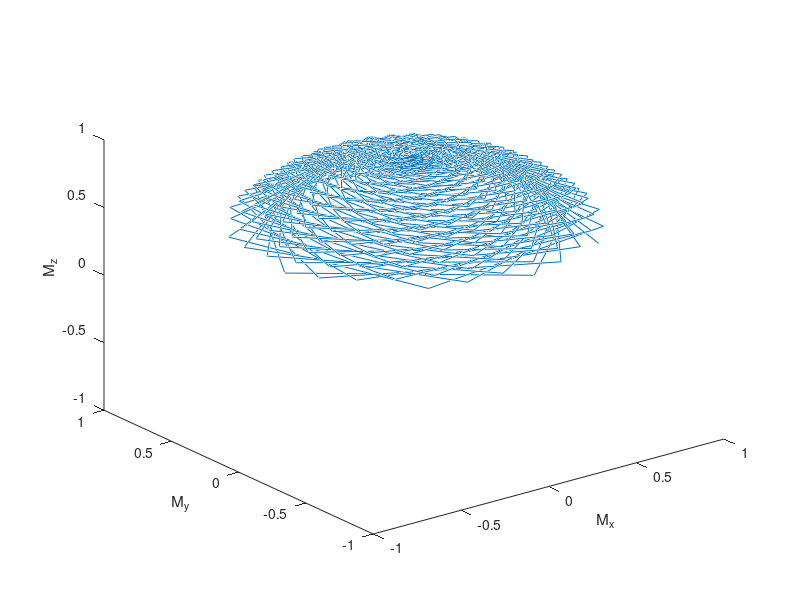

MATLAB code for this plot: (Note: this script raises an error after producing the figure.)
clear;
close all;

    gamma = 2 * pi * 42.58e6; %rad/(s*T)
    T1 = 300e-3; %縦緩和時間;    %s
    T2 = 150e-3; %横緩和時間;    %s
    B0 = 0.3; %静磁場         %T
    b_x0 = 1e-5; %B1のt=0でのx成分 %T
    b_y0 = 0; %B1のt=0でのy成分 %T
    omega_0 = gamma * B0;%一次回転座標の角周波数(B1の角周波数)

    %M_hは斉時解(ベクトル)
    %M_sは特解(ベクトル)
    M_inf = 1;%熱平衡状態でのM_zの値(スカラー)
    timesize =  4e-4;
    h =1e-6; %stepのこと
    i = 1;

    M_x = zeros(1,int8(timesize/h)); %ここ要相談
    M_y = zeros(1,int8(timesize/h));
    M_z = zeros(1,int8(timesize/h));

    R1 = 2*pi/T1; %rad
    R2 = 2*pi/T2; %rad

    omega_x = gamma * b_x0;
    omega_y = gamma * b_y0;
    omega_z = gamma * B0;
    d_omega = omega_0 - omega_z;

    M_a = [0; 0; R1*M_inf];
    M_i = [0; 0; 1]; %磁化の初期値(ベクトル)

    I = eye(3);

    MA = [-R2, -d_omega, -omega_y;...
        d_omega, -R2, omega_x;...
        omega_y, -omega_x, -R1];

    M_s = -inv(MA) * M_a;
    for t = 0:h:timesize
      M = expm(MA * t) * M_i + (I - expm(MA * t)) * M_s;
      Mc1 = [cos(omega_0*t), -sin(omega_0*t), 0;...
             sin(omega_0*t), cos(omega_0*t), 0;...
             0, 0, 1];  %Mateix for basis conversion
      M_la = Mc1 * M;
      %Mc1 = [cos(omega_0*t), -sin(omega_0*t), 0;...
      %       sin(omega_0*t), cos(omega_0*t), 0;...
      %       0, 0, 1];
      %M = inv(Mc1) * M;
      M_x(i) = M_la(1,1);
      M_y(i) = M_la(2,1);
      M_z(i) = M_la(3,1);
      i = i + 1;
    end
%-------------------------------------------------------------------------------
%描写部分
%-------------------------------------------------------------------------------
    figure;
    plot3(M_x,M_y,M_z);
    xlabel('M_x');
    ylabel('M_y');
    zlabel('M_z');
    xlim([-1,1]);
    ylim([-1,1]);
    zlim([-1,1]);
    ax = gca;
    ax.FontName = 'Times New Roman';
    ax.FontSize = 16;
    grid on;
    grid minor;
